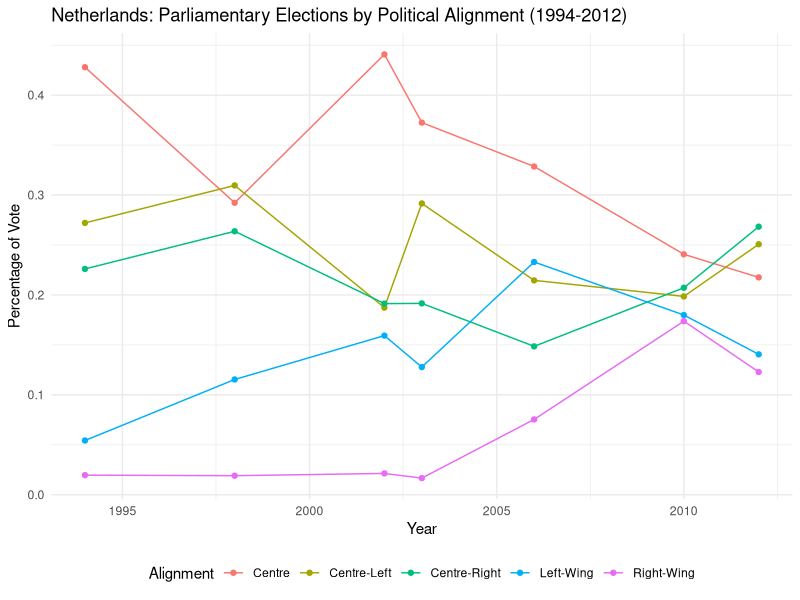
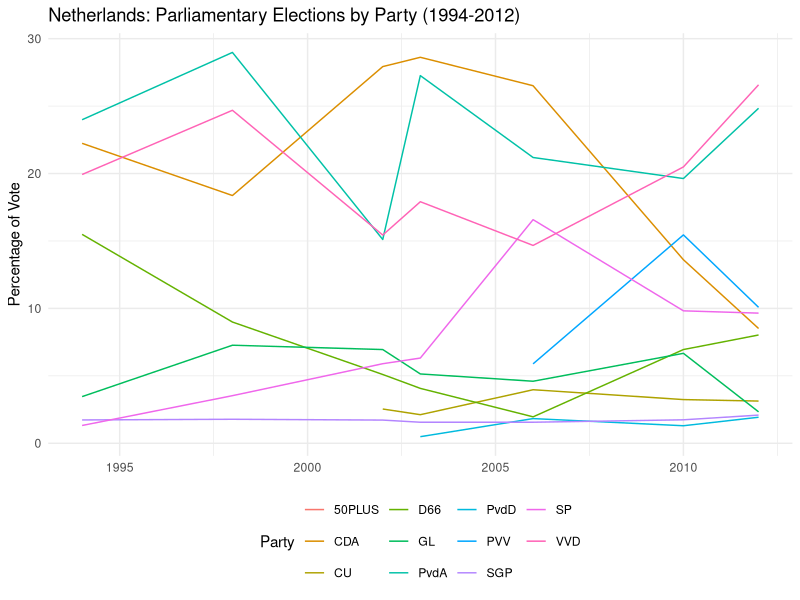

These figures' R source, in order:
## ---- chunk 1
knitr::opts_chunk$set(echo = TRUE)
library(readr)
library(dplyr)
library(reshape2)
library(ggplot2) 
New_Neth2 <- read_csv("New_Neth2.csv")
## ---- chunk 2
Neth_Align <- New_Neth2%>%
  filter(Region == "Netherlands") %>%
  group_by(Year, Region, Alignment) %>% 
  summarise(Votes = sum(`Votes N`, na.rm = TRUE)) %>% 
  group_by(Year) %>% 
  mutate(Total_Votes = sum(Votes)) %>% 
  mutate(Percent_votes = Votes / Total_Votes)
  write.csv(Neth_Align, file="Neth_Align.csv")

  ggplot(Neth_Align, aes(x = Year, y = Percent_votes, color = Alignment)) +
  geom_line()+ geom_point()+
  labs(title = "Netherlands: Parliamentary Elections by Political Alignment (1994-2012)",
       x = "Year", y = "Percentage of Vote") +
  theme_minimal()+ theme(legend.position = "bottom") 
## ---- chunk 3
New_Neth2%>%
  filter(Region == "Netherlands") %>%
  group_by(Year, Party, Region) %>%
  ggplot(aes(x = Year, y = `Votes %`, color = Party)) +
  geom_line()+
  labs(title = "Netherlands: Parliamentary Elections by Party (1994-2012)",
       x = NULL, y = "Percentage of Vote") +
  theme_minimal() +
  theme(legend.position = "bottom")
